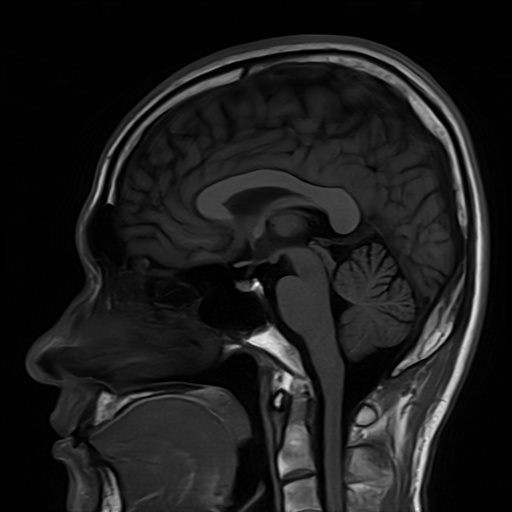
%> input picture Experiment_08/Inputs/images/Brain_MRI.png, 512 x 512 px
$ octave --eval "result = task_9_3_order_of_operations;"   (GNU Octave 9; MATLAB toolbox functions it lacks are replaced by stand-ins)
%> lines starting %> are read from the running program, lines starting %| are printed output that depends on the picture; in (x1, y1, x2, y2) boxes, pixels count from 0 and x2, y2 are one past the last pixel; in counts of white or black regions, pixels touching at a corner belong together; the program's own positions count from 1
%% ==============================================================================
%% EXPERIMENT 09: TASK 9.3 - ORDER OF OPERATIONS BENCHMARK (MATLAB)
%% ==============================================================================
function df = task_9_3_order_of_operations()
    baseDir = fileparts(fileparts(mfilename('fullpath')));
    imgPath = fullfile(baseDir, 'Inputs', 'images', 'Brain_MRI.png');
    outDir = fullfile(baseDir, 'Outputs', 'MATLAB');
    tabDir = fullfile(baseDir, 'Tables');
    if ~exist(outDir, 'dir'); mkdir(outDir); end
    if ~exist(tabDir, 'dir'); mkdir(tabDir); end

    mri = imread(imgPath);
%> mri is the input picture: size 512x512x3 uint8; min 0, max 254, mean 27.9
    if size(mri, 3) == 3; mri = rgb2gray(mri); end
    if size(mri, 1) ~= 512 || size(mri, 2) ~= 512
        mri = imresize(mri, [512, 512]);
    end

    se5 = strel('disk', 2, 0);
    gtMorph = imopen(imclose(mri > 175, se5), se5);
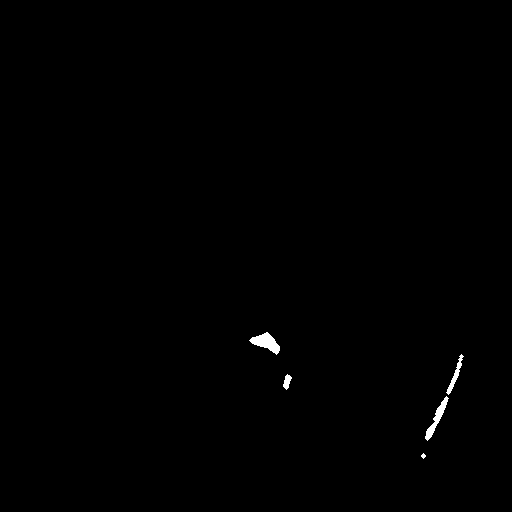
%> gtMorph: size 512x512 logical; 0.34% white; 5 white regions (1 under 20 px), largest, box (x1, y1, x2, y2) and area: (249, 332, 280, 355) 346, (425, 396, 449, 441) 279, (446, 354, 464, 395) 173, (283, 374, 292, 390) 83

    % High salt noise
    rng(209);
    noisyHigh = gtMorph;
    seSmall = strel('disk', 1, 0);
    saltHigh = imdilate((rand(512, 512) < 0.0075) & ~gtMorph, seSmall);
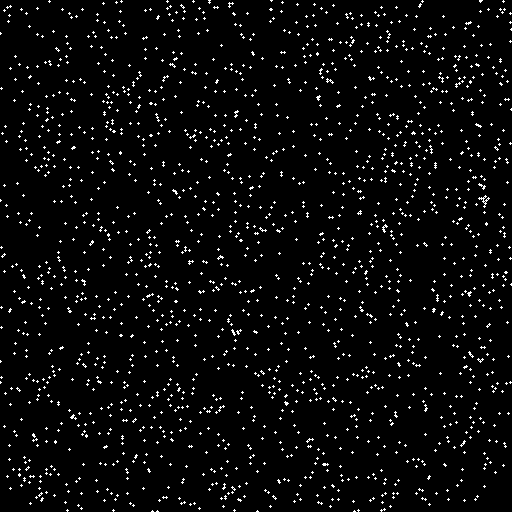
%> saltHigh: size 512x512 logical; 3.7% white in thin lines or dots
    pepperHigh = imdilate((rand(512, 512) < 0.0080) & gtMorph, seSmall);
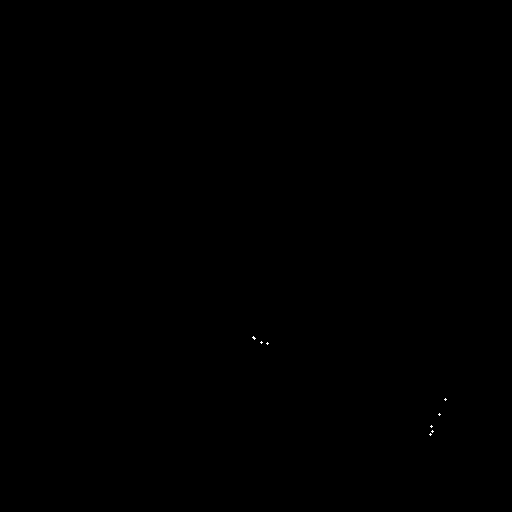
%> pepperHigh: size 512x512 logical; 0.02% white in thin lines or dots, all inside (x1, y1, x2, y2) = (252, 336, 447, 436)
    noisyHigh = (noisyHigh | saltHigh) & ~pepperHigh;
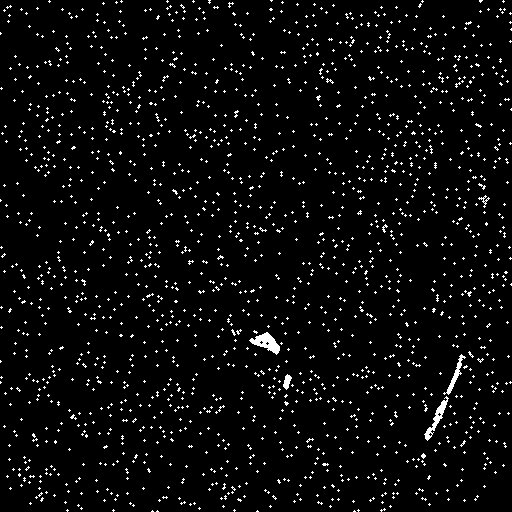
%> noisyHigh: size 512x512 logical; 4% white in thin lines or dots

    % Pipeline A: Open first, then Close
    pipeA = imclose(imopen(noisyHigh, se5), se5);
%> pipeA: size 512x512 logical; 0.32% white; 5 white regions (1 under 20 px), largest, box (x1, y1, x2, y2) and area: (249, 332, 280, 355) 327, (424, 400, 447, 441) 232, (446, 354, 464, 395) 174, (283, 374, 292, 390) 83

    % Pipeline B: Close first, then Open
    pipeB = imopen(imclose(noisyHigh, se5), se5);
%> pipeB: size 512x512 logical; 0.4% white; 7 white regions (2 under 20 px), largest, box (x1, y1, x2, y2) and area: (424, 354, 465, 441) 496, (249, 332, 280, 355) 351, (283, 374, 292, 390) 94, (481, 195, 489, 204) 40, (418, 453, 426, 461) 33

    pipelines = {
        'Noisy Input (High Salt)', noisyHigh, 'Input';
        'Pipeline A: Open-then-Close', pipeA, 'PipeA';
        'Pipeline B: Close-then-Open', pipeB, 'PipeB'
    };
%> pipelines = 9 items

    fprintf('==================================================================\n');
    fprintf('TASK 9.3: ORDER OF OPERATIONS BENCHMARK (MATLAB)\n');
    fprintf('==================================================================\n');
    fprintf('%-28s | %-10s | %-11s | %-8s | %-7s | %-8s\n', 'Pipeline Strategy', 'Dice (DSC)', 'Jaccard IoU', 'CC Count', 'Hole Px', 'Area Px');
    fprintf('----------------------------------------------------------------------------------\n');

    stratNames = {};
    tagList = {};
    dscList = [];
    iouList = [];
    ccList = [];
    holeList = [];
    areaList = [];

    for i = 1:size(pipelines, 1)
        name = pipelines{i, 1};
        m = logical(pipelines{i, 2});
        inter = sum(gtMorph(:) & m(:));
        denom = sum(gtMorph(:)) + sum(m(:));
        dsc = (2.0 * inter) / denom;
        union_px = sum(gtMorph(:) | m(:));
        iou = inter / union_px;
        cc = bwconncomp(m, 8).NumObjects;
        mFilled = imfill(m, 'holes');
        holes = sum(mFilled(:) & ~m(:));
        area = sum(m(:));

        fprintf('%-28s | %-10.4f | %-11.4f | %-8d | %-7d | %-8d\n', name, dsc, iou, cc, holes, area);

        stratNames{end+1} = name; %#ok<AGROW>
        tagList{end+1} = pipelines{i, 3}; %#ok<AGROW>
        dscList(end+1, 1) = round(dsc, 4); %#ok<AGROW>
        iouList(end+1, 1) = round(iou, 4); %#ok<AGROW>
        ccList(end+1, 1) = cc; %#ok<AGROW>
        holeList(end+1, 1) = holes; %#ok<AGROW>
        areaList(end+1, 1) = area; %#ok<AGROW>
    end
%> this loop made 3 passes
%> (name, inter, denom, dsc, union_px, iou, cc, holes) on passes 1 to 3: ('Noisy Input (High Salt)', 857, 11451, 0.15, 10594, 0.0809, 1684, 56), ('Pipeline A: Open-then-Close', 829, 1733, 0.957, 904, 0.917, 5, 0), ('Pipeline B: Close-then-Open', 895, 1949, 0.918, 1054, 0.849, 7, 0)
%| Noisy Input (High Salt)      | 0.1497     | 0.0809      | 1684     | 56      | 10552
%| Pipeline A: Open-then-Close  | 0.9567     | 0.9170      | 5        | 0       | 834
%| Pipeline B: Close-then-Open  | 0.9184     | 0.8491      | 7        | 0       | 1050
%> after the loop, areaList = [10552; 834; 1050]; ccList = [1684; 5; 7]; dscList = [0.15; 0.957; 0.918]; holeList = [56; 0; 0]; iouList = [0.0809; 0.917; 0.849]; stratNames = {'Noisy Input (High Salt)', 'Pipeline A: Open-then-Close', 'Pipeline B: Close-then-Open'}; tagList = {'Input', 'PipeA', 'PipeB'}

    df = table(stratNames', tagList', dscList, iouList, ccList, holeList, areaList, ...
        'VariableNames', {'Pipeline_Strategy', 'Tag', 'Dice_DSC', 'Jaccard_IoU', 'CC_Count', 'Hole_Pixels', 'Area_Pixels'});
%> df = 3 items; Dice_DSC, Jaccard_IoU, CC_Count, Hole_Pixels and Area_Pixels: 0.15 0.0809 1684 56 10552, 0.957 0.917 5 0 834, 0.918 0.849 7 0 1050
    csvPath = fullfile(tabDir, 'exp09_task_9_3_order_of_ops_matlab.csv');
    writetable(df, csvPath);
    fprintf('\n[SAVED] Task 9.3 table: %s\n', csvPath);

    % Save Visual Figure with Background Salt Zoom
    f = figure('Visible', 'off', 'Position', [100, 100, 1300, 750]);
    rZ = 51:180; cZ = 51:180;

    subplot(2, 3, 1); imshow(noisyHigh); title('Input High Salt Mask', 'FontWeight', 'bold');
    subplot(2, 3, 2); imshow(pipeA); title(sprintf('Pipeline A: Open-Close\nDSC=%.4f (Optimal)', dscList(2)), 'FontWeight', 'bold', 'Color', [0, 0.6, 0]);
    subplot(2, 3, 3); imshow(pipeB); title(sprintf('Pipeline B: Close-Open\nDSC=%.4f (Fused Salt!)', dscList(3)), 'FontWeight', 'bold', 'Color', [0.8, 0, 0]);

    subplot(2, 3, 4); imshow(noisyHigh(rZ, cZ)); title('Background Salt Field (Crop)', 'FontWeight', 'bold');
%> after `imshow(noisyHigh(rZ, cZ))`:
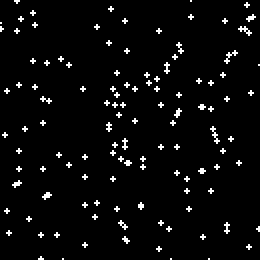
%> displayed picture: size 130x130 logical (shown 2 times larger); 3.9% white in thin lines or dots
    subplot(2, 3, 5); imshow(pipeA(rZ, cZ)); title('Pipeline A: Clean Air', 'FontWeight', 'bold', 'Color', [0, 0.6, 0]);
%> `result = task_9_3_order_of_operations;`: result has the same summary as df in task_9_3_order_of_operations
    subplot(2, 3, 6); imshow(pipeB(rZ, cZ)); title('Pipeline B: Fused Blobs!', 'FontWeight', 'bold', 'Color', [0.8, 0, 0]);

    figPath = fullfile(outDir, 'exp09_task_9_3_order_of_ops_m.png');
    saveas(f, figPath);
    close(f);
    fprintf('[SAVED] Task 9.3 figure: %s\n', figPath);
end

$ run again, with Experiment_08/Inputs/images/Lung-HR-contrast.png copied over Experiment_08/Inputs/images/Brain_MRI.png
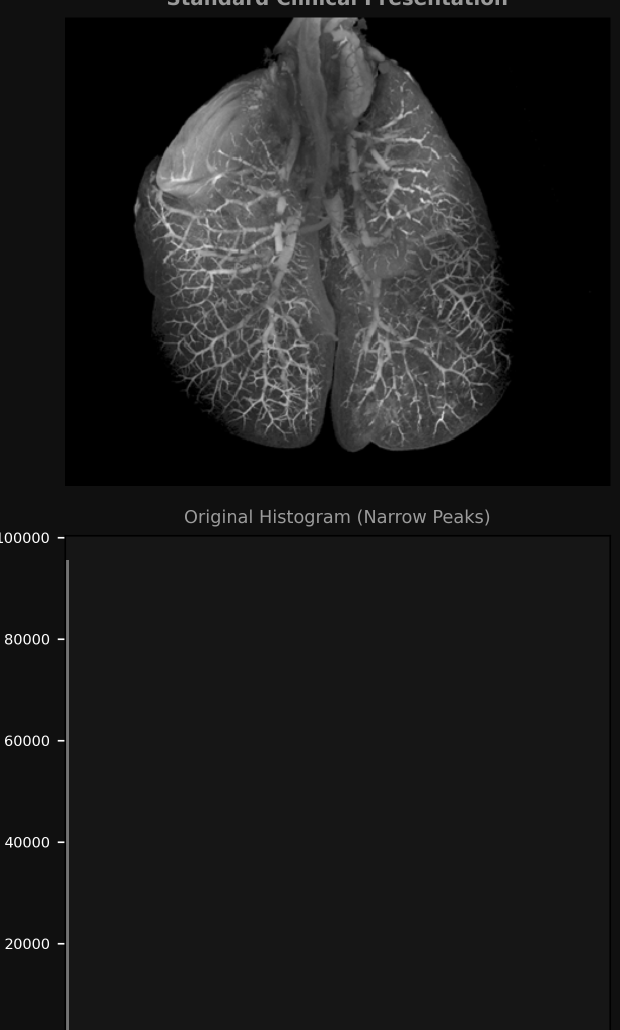
%> input picture Experiment_08/Inputs/images/Lung-HR-contrast.png, 1240 x 2060 px (shown at 1/2 size)
%> in task_9_3_order_of_operations, mri is the input picture: size 2060x1240 uint8; min 0, max 255, mean 28.9
%> in task_9_3_order_of_operations, `mri = imresize(mri, [512, 512]);`:
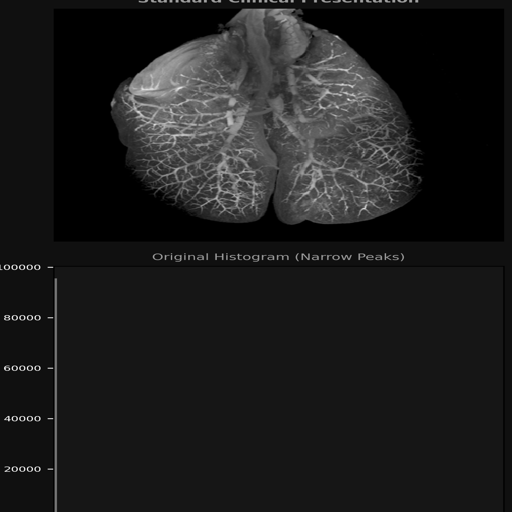
%> mri: size 512x512 uint8; min 0, max 240, mean 28.9
%> gtMorph: size 512x512 logical; 0.02% white; 3 white regions (2 under 20 px), largest, box (x1, y1, x2, y2) and area: (149, 84, 157, 90) 30
%> saltHigh: size 512x512 logical; 3.7% white in thin lines or dots
%> pepperHigh: size 512x512 logical; every value is 0
%> noisyHigh: size 512x512 logical; 3.7% white in thin lines or dots
%> pipeA: size 512x512 logical; 0.02% white; 2 white regions (1 under 20 px), largest, box (x1, y1, x2, y2) and area: (143, 84, 157, 93) 47
%> pipeB: size 512x512 logical; 0.05% white; 5 white regions (3 under 20 px), largest, box (x1, y1, x2, y2) and area: (143, 84, 157, 93) 54, (481, 195, 489, 204) 40
%> pipelines = 9 items
%> the loop in task_9_3_order_of_operations, `for i = 1:size(pipelines, 1)` made 3 passes
%> (name, denom, dsc, union_px, iou, cc, holes, area) on passes 1 to 3: ('Noisy Input (High Salt)', 9832, 0.0114, 9776, 0.00573, 1689, 36, 9776), ('Pipeline A: Open-then-Close', 116, 0.966, 60, 0.933, 2, 0, 60), ('Pipeline B: Close-then-Open', 199, 0.563, 143, 0.392, 5, 0, 143)
%> (printed output is left out)
%> after the loop in task_9_3_order_of_operations, `for i = 1:size(pipelines, 1)`: areaList = [9776; 60; 143]; ccList = [1689; 2; 5]; dscList = [0.0114; 0.966; 0.563]; holeList = [36; 0; 0]; iouList = [0.0057; 0.933; 0.392]; stratNames = {'Noisy Input (High Salt)', 'Pipeline A: Open-then-Close', 'Pipeline B: Close-then-Open'}; tagList = {'Input', 'PipeA', 'PipeB'}
%> df = 3 items; Dice_DSC, Jaccard_IoU, CC_Count, Hole_Pixels and Area_Pixels: 0.0114 0.0057 1689 36 9776, 0.966 0.933 2 0 60, 0.563 0.392 5 0 143
%> result has the same summary as df in task_9_3_order_of_operations
